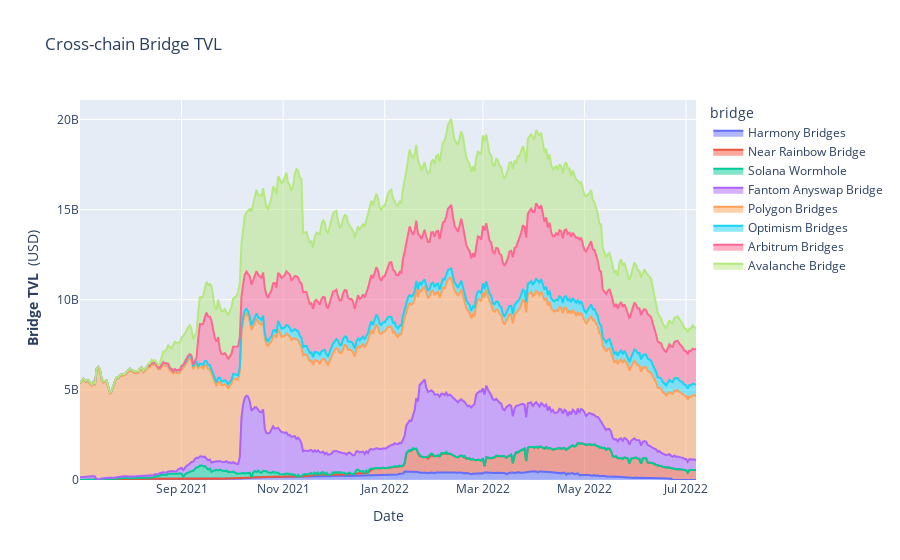

Notebook code for this chart:
### Code cell
# plot 

fig = px.area(df_dune, x="day",
             y="tvl_usd",
             title="Cross-chain Bridge TVL",
             color="bridge")

# Set x-axis title
fig.update_xaxes(title_text="Date")

# Set y-axes titles
fig.update_yaxes(title_text="<b> Bridge TVL </b> (USD)")


fig.show()

### Figure 1 — Plotly figure (JSON) as saved in the notebook; plotly's stock layout.template omitted (floating-point values rounded to 4 significant figures; data arrays with more than 128 entries replaced by an {"elided": "..."} marker saying what was removed)
{"data": [{"fillpattern": {"shape": ""}, "hovertemplate": "bridge=Harmony Bridges<br>day=%{x}<br>tvl_usd=%{y}<extra></extra>", "legendgroup": "Harmony Bridges", "line": {"color": "#636efa"}, "marker": {"symbol": "circle"}, "mode": "lines", "name": "Harmony Bridges", "orientation": "v", "showlegend": true, "stackgroup": "1", "type": "scatter", "x": {"elided": "357 str values"}, "xaxis": "x", "y": {"elided": "357 float values"}, "yaxis": "y"}, {"fillpattern": {"shape": ""}, "hovertemplate": "bridge=Near Rainbow Bridge<br>day=%{x}<br>tvl_usd=%{y}<extra></extra>", "legendgroup": "Near Rainbow Bridge", "line": {"color": "#EF553B"}, "marker": {"symbol": "circle"}, "mode": "lines", "name": "Near Rainbow Bridge", "orientation": "v", "showlegend": true, "stackgroup": "1", "type": "scatter", "x": {"elided": "371 str values"}, "xaxis": "x", "y": {"elided": "371 float values"}, "yaxis": "y"}, {"fillpattern": {"shape": ""}, "hovertemplate": "bridge=Solana Wormhole<br>day=%{x}<br>tvl_usd=%{y}<extra></extra>", "legendgroup": "Solana Wormhole", "line": {"color": "#00cc96"}, "marker": {"symbol": "circle"}, "mode": "lines", "name": "Solana Wormhole", "orientation": "v", "showlegend": true, "stackgroup": "1", "type": "scatter", "x": {"elided": "229 str values"}, "xaxis": "x", "y": {"elided": "229 float values"}, "yaxis": "y"}, {"fillpattern": {"shape": ""}, "hovertemplate": "bridge=Fantom Anyswap Bridge<br>day=%{x}<br>tvl_usd=%{y}<extra></extra>", "legendgroup": "Fantom Anyswap Bridge", "line": {"color": "#ab63fa"}, "marker": {"symbol": "circle"}, "mode": "lines", "name": "Fantom Anyswap Bridge", "orientation": "v", "showlegend": true, "stackgroup": "1", "type": "scatter", "x": {"elided": "371 str values"}, "xaxis": "x", "y": {"elided": "371 float values"}, "yaxis": "y"}, {"fillpattern": {"shape": ""}, "hovertemplate": "bridge=Polygon Bridges<br>day=%{x}<br>tvl_usd=%{y}<extra></extra>", "legendgroup": "Polygon Bridges", "line": {"color": "#FFA15A"}, "marker": {"symbol": "circle"}, "mode": "lines", "name": "Polygon Bridges", "orientation": "v", "showlegend": true, "stackgroup": "1", "type": "scatter", "x": {"elided": "371 str values"}, "xaxis": "x", "y": {"elided": "371 float values"}, "yaxis": "y"}, {"fillpattern": {"shape": ""}, "hovertemplate": "bridge=Optimism Bridges<br>day=%{x}<br>tvl_usd=%{y}<extra></extra>", "legendgroup": "Optimism Bridges", "line": {"color": "#19d3f3"}, "marker": {"symbol": "circle"}, "mode": "lines", "name": "Optimism Bridges", "orientation": "v", "showlegend": true, "stackgroup": "1", "type": "scatter", "x": {"elided": "371 str values"}, "xaxis": "x", "y": {"elided": "371 float values"}, "yaxis": "y"}, {"fillpattern": {"shape": ""}, "hovertemplate": "bridge=Arbitrum Bridges<br>day=%{x}<br>tvl_usd=%{y}<extra></extra>", "legendgroup": "Arbitrum Bridges", "line": {"color": "#FF6692"}, "marker": {"symbol": "circle"}, "mode": "lines", "name": "Arbitrum Bridges", "orientation": "v", "showlegend": true, "stackgroup": "1", "type": "scatter", "x": {"elided": "370 str values"}, "xaxis": "x", "y": {"elided": "370 float values"}, "yaxis": "y"}, {"fillpattern": {"shape": ""}, "hovertemplate": "bridge=Avalanche Bridge<br>day=%{x}<br>tvl_usd=%{y}<extra></extra>", "legendgroup": "Avalanche Bridge", "line": {"color": "#B6E880"}, "marker": {"symbol": "circle"}, "mode": "lines", "name": "Avalanche Bridge", "orientation": "v", "showlegend": true, "stackgroup": "1", "type": "scatter", "x": {"elided": "358 str values"}, "xaxis": "x", "y": {"elided": "358 float values"}, "yaxis": "y"}], "layout": {"legend": {"title": {"text": "bridge"}, "tracegroupgap": 0}, "title": {"text": "Cross-chain Bridge TVL"}, "xaxis": {"anchor": "y", "domain": [0, 1], "title": {"text": "Date"}}, "yaxis": {"anchor": "x", "domain": [0, 1], "title": {"text": "<b> Bridge TVL </b> (USD)"}}}}
